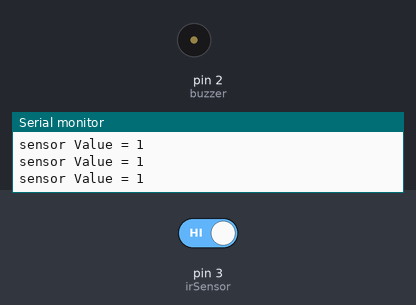
Recording of a sketch running on a simulated Arduino Uno, built with avr-gcc and run on an emulated ATmega328P. On the bench: buzzer (waves = sounding, pin HIGH), the last lines printed to the serial monitor. The inputs (shaded band) are chosen by the test bench; at power-on: pin 3 (irSensor) HIGH.

Above: at 1.2 s.
1.3 s: pin 3 (irSensor) driven LOW
At 2.4 s:
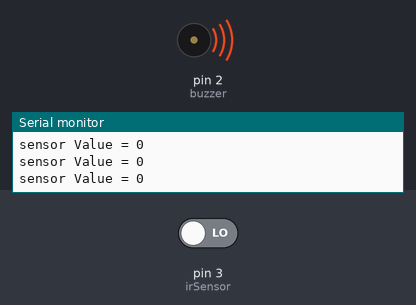
2.8 s: pin 3 (irSensor) driven HIGH
At 3.8 s:
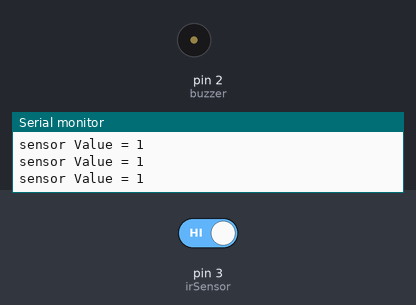
Timing chart, 0 to 5.8 s (numbered marks = the images above; inputs shaded):
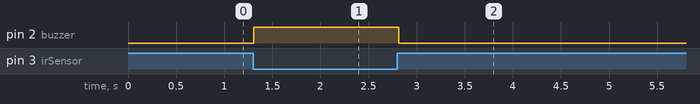

The sketch:

task8.ino
```cpp
int irSensor = 3;
int buzzer = 2;
void setup()
{
  Serial.begin(9400);
  pinMode(irSensor, INPUT);
  pinMode(buzzer, OUTPUT);
}
void loop()
{
  int value = digitalRead(irSensor);
  Serial.println("");
  Serial.print("sensor Value = ");
  Serial.print(value);


  if(value == 0)
  {
    digitalWrite(buzzer, HIGH);
  }
  else
  {
    digitalWrite(buzzer, LOW);
  }
  delay(50);
}
```

task11.ino
```cpp

```

task5.ino
```cpp

```

Measured:
- after the input at 1.3 s, pin 2 (buzzer): LOW → HIGH at once
- after the input at 2.8 s, pin 2 (buzzer): HIGH → LOW at once
